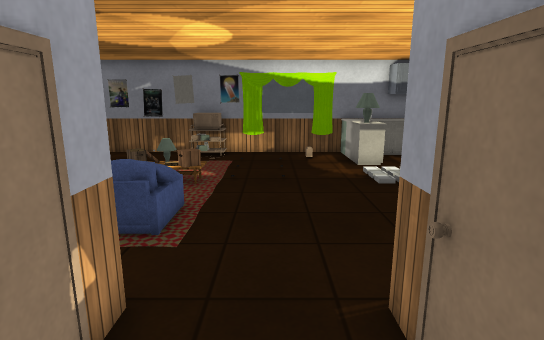
View 1 (above)

16 first-person views from a walk through a scene from a Unity 3-D project. The camera is 1.5 m above the floor, tilts 12° down and sees 80° across. The floor is counted in squares, 0.5 m on a side. Each view is taken from the middle of a square. On the plan, view 1 faces up. The plan holds only what a view shows up to about 20 squares ahead; the rest is blank. The player is left out. Some surface patterns are stand-ins.

View 2
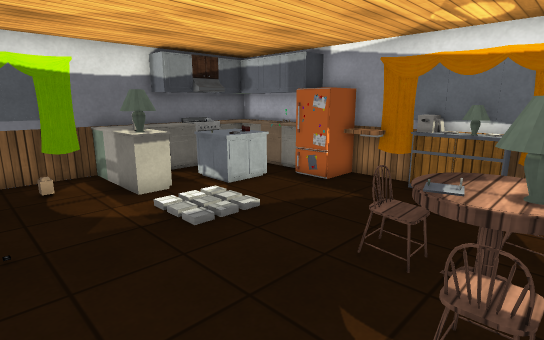

View 3
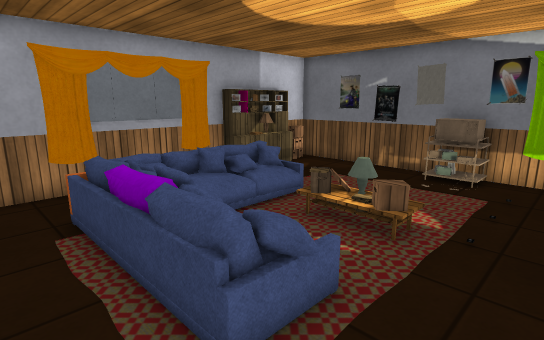

View 4
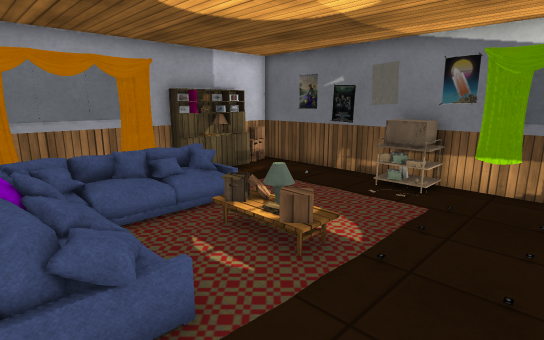

View 5
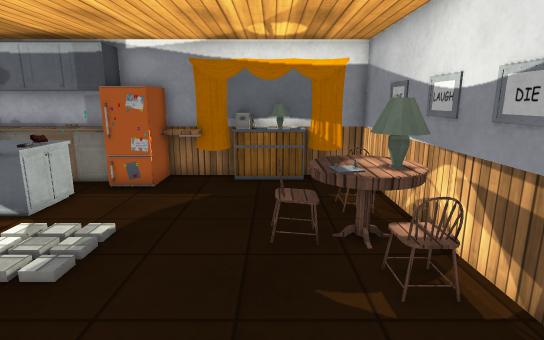

View 6
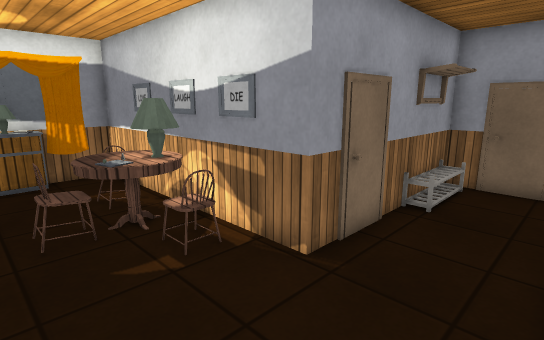

View 7
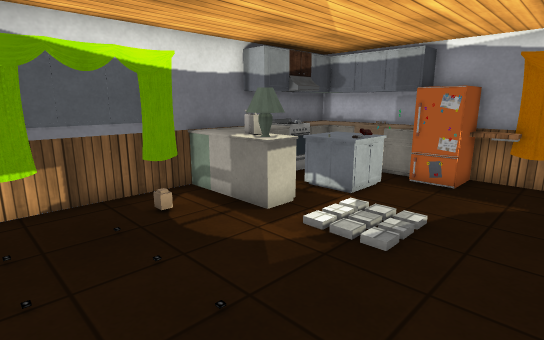

View 8
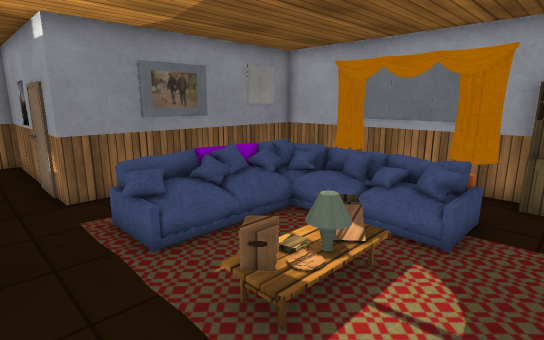

View 9
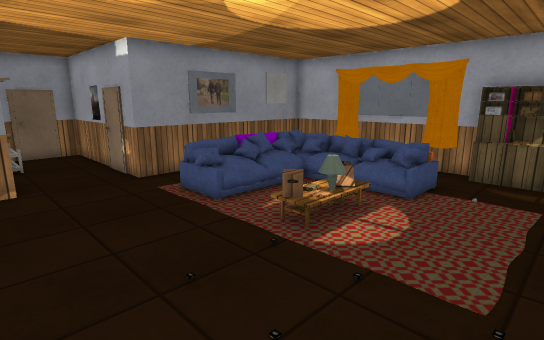

View 10
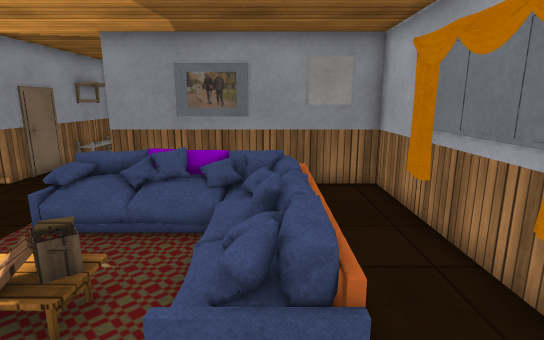

View 11
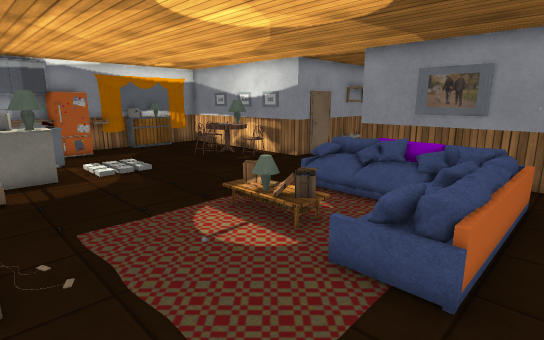

View 12
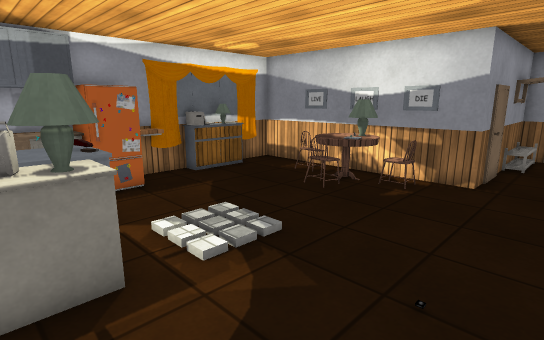

View 13
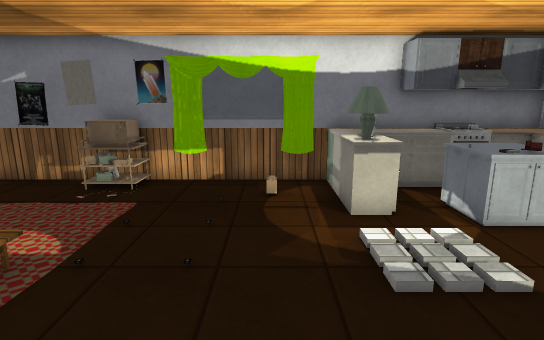

View 14
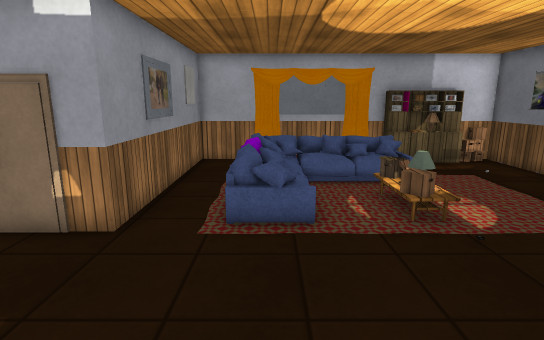

View 15
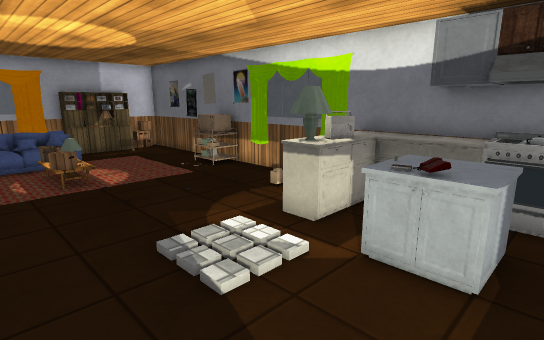

View 16
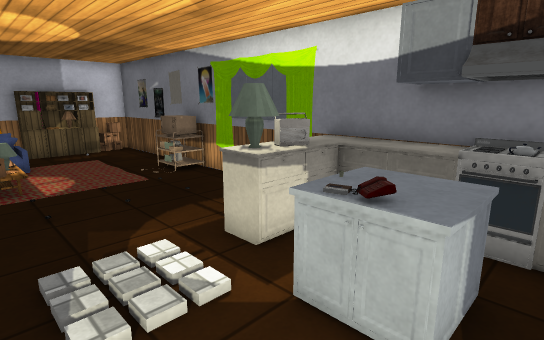

### Floor plan
Key: @ floor where view 1 was taken; # wall or solid block; . floor; = window, fence, low wall or low ledge; P poster; R radio; L lamp; U rug; T table; S sofa; F fridge; C chair; H shelf; A rack; O other object.
Columns run from 12 left of view 1 to 12 right of it. Each row starts with its distance up from view 1.
 19 #H#####POO######OOOOOOOOO
 18 #......OOO......OOOOOOOOO
 17 #H..............OR.....OO
 16 #H..............LR.OOO OO
 15 #H...     ......LL.OOO=OO
 14 #H...     .......O.OOOFF#
 13 #..SUU  U ......OOO...FO
 12 #..SSSUUL U.....OOO...FOO
 11 #..SSS U T.............O#
 10 #..SSU    ..............#
  9 #..SSUUUUU.............O#
  8 #..SSSSSSSS.......C....O#
  7 #..SSSSSSS.......TTT...##
  6 #...............CLLT....#
  5 #............... LL.C#..#
  4 ###########...###########
  3           #..=#
  2           #...#
  1           #...#
  0           #.@ #
 -1           #.. A
 -2           #..AA
 -3           #.. #
 -4           #####

Positions as (right, up) in squares from view 1, and headings:
1: (0, 0), facing up
2: (0, 5), facing up-right
3: (0, 5), facing up-left
4: (1, 7), facing up-left
5: (-1, 8), facing right
6: (-2, 9), facing down-right
7: (-2, 9), facing up-right
8: (0, 15), facing down-left
9: (3, 17), facing down-left
10: (-8, 16), facing down
11: (-10, 18), facing down-right
12: (-1, 17), facing down-right
13: (2, 7), facing up
14: (5, 8), facing left
15: (10, 9), facing up-left
16: (10, 11), facing up-left
